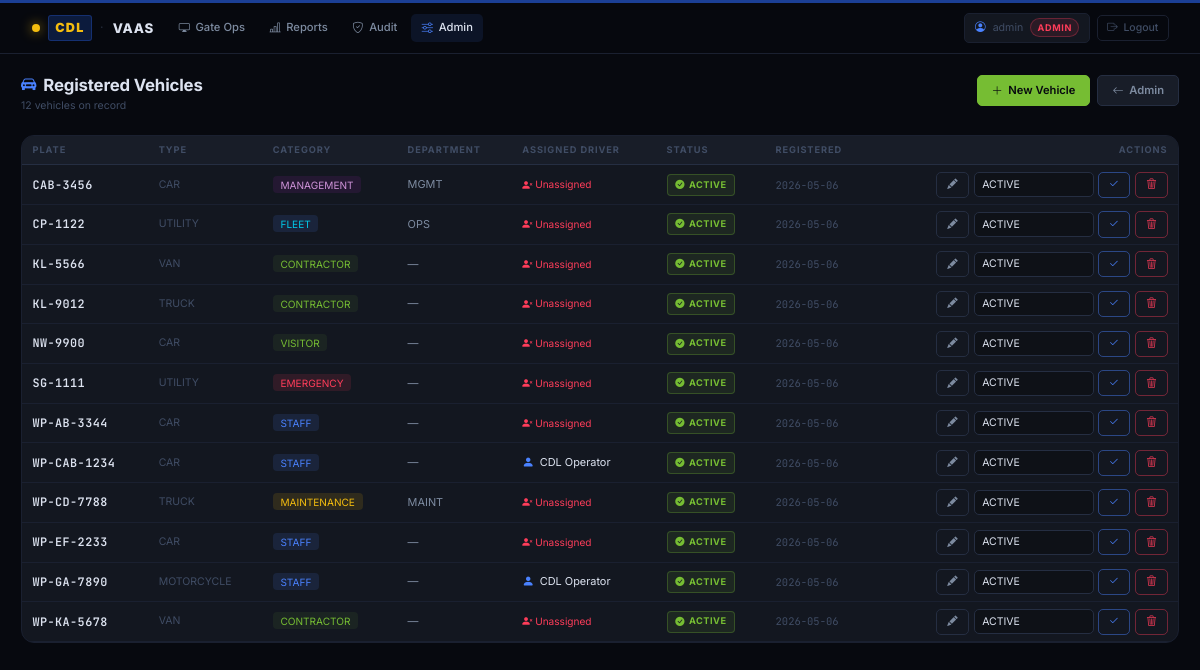
The page /admin/vehicles (signed in) on the database as committed earlier.
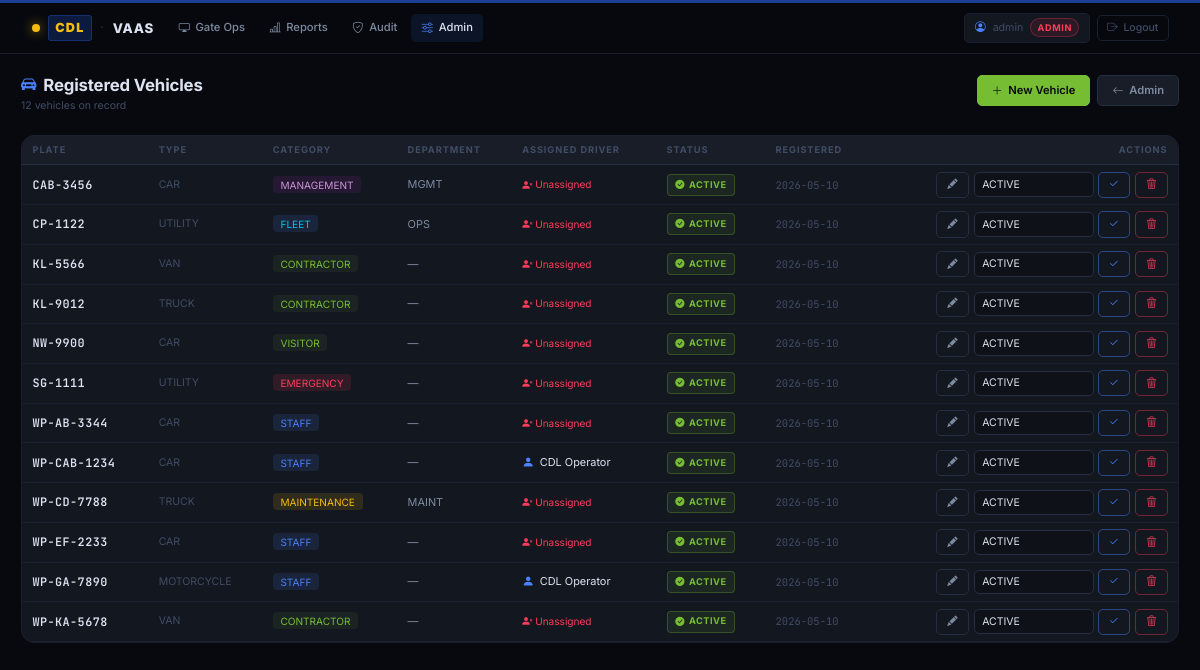
The same page on the database as committed later.
### tables this page shows
CREATE TABLE registered_vehicles (
    plate_number        TEXT PRIMARY KEY,
    vehicle_category    TEXT NOT NULL DEFAULT 'CONTRACTOR'
                        CHECK(vehicle_category IN
                              ('STAFF','CONTRACTOR','MANAGEMENT','FLEET',
                               'VISITOR','EMERGENCY','MAINTENANCE')),
    vehicle_type        TEXT NOT NULL DEFAULT 'CAR'
                        CHECK(vehicle_type IN
                              ('CAR','VAN','TRUCK','MOTORCYCLE','UTILITY')),
    contractor_name     TEXT,
    department          TEXT,
    company_id          TEXT REFERENCES subcontractor_companies(company_id),
    registration_status TEXT NOT NULL DEFAULT 'ACTIVE'
                        CHECK(registration_status IN
                              ('ACTIVE','SUSPENDED','EXPIRED')),
    created_at          TEXT NOT NULL DEFAULT (strftime('%Y-%m-%dT%H:%M:%SZ','now')),
    notes               TEXT
);

CREATE TABLE vehicle_assignments (
    id            INTEGER PRIMARY KEY AUTOINCREMENT,
    user_id       INTEGER NOT NULL REFERENCES users(id) ON DELETE CASCADE,
    plate_number  TEXT    NOT NULL REFERENCES registered_vehicles(plate_number) ON DELETE CASCADE,
    is_active     INTEGER NOT NULL DEFAULT 1,
    assigned_at   TEXT    NOT NULL DEFAULT (strftime('%Y-%m-%dT%H:%M:%SZ','now')),
    removed_at    TEXT
);

### webapp/routes/admin.py (the view)
@admin_bp.route("/vehicles")
@requires_role("ADMIN")
def vehicles():
    db   = g.db
    rows = db.execute("""
        SELECT rv.*,
               va.user_id            AS assigned_user_id,
               u.username            AS assigned_username,
               COALESCE(u.full_name, u.username) AS assigned_driver_name
        FROM registered_vehicles rv
        LEFT JOIN vehicle_assignments va
             ON rv.plate_number = va.plate_number AND va.is_active = 1
        LEFT JOIN users u ON va.user_id = u.id
        ORDER BY rv.plate_number
    """).fetchall()
    return render_template("admin/vehicles.html", rows=rows)

### webapp/auth.py (called while the page is built)
def requires_role(*allowed: str):
    def decorator(fn):
        @wraps(fn)
        def wrapper(*args, **kwargs):
            if "user_id" not in session:
                return redirect(url_for("auth.login", next=request.path))
            user_role = session.get("role", "")
            user_rank = ROLE_RANK.get(user_role, 0)
            min_rank = min(ROLE_RANK[r] for r in allowed)
            if user_rank < min_rank:
                return ("Forbidden — role required: " + " or ".join(allowed)), 403
            return fn(*args, **kwargs)
        return wrapper
    return decorator

### webapp/templates/admin/vehicles.html (shortened to what this page needs)
{% extends "base.html" %}
{% block content %}
<div class="page-header">
  <div class="page-header-left">
    <h1 class="page-title"><i class="bi bi-car-front-fill"></i> Registered Vehicles</h1>
    <p class="page-subtitle">{{ rows|length }} vehicle{{ 's' if rows|length != 1 }} on record</p>
  </div>
  <div class="page-actions">
    <a class="btn btn-success" href="{{ url_for('admin.new_vehicle') }}">
      <i class="bi bi-plus-lg"></i> New Vehicle
    </a>
    <a class="btn btn-secondary" href="{{ url_for('admin.home') }}">
      <i class="bi bi-arrow-left"></i> Admin
    </a>
  </div>
</div>
<div class="panel" style="overflow:hidden">
  <div style="overflow-x:auto">
    <table class="vaas-table">
      <thead>
        <tr>
          <th>Plate</th>
          <th>Type</th>
          <th>Category</th>
          <th>Department</th>
          <th>Assigned Driver</th>
          <th>Status</th>
          <th>Registered</th>
          <th style="text-align:right">Actions</th>
        </tr>
      </thead>
      <tbody>
      {% for r in rows %}
        <tr>
          <td class="plate-cell">{{ r.plate_number }}</td>
          <td style="color:var(--text-muted);font-size:.75rem">
            {{ r.vehicle_type or 'CAR' }}
          </td>
          <td>
            <span style="font-size:.72rem;padding:.18rem .55rem;border-radius:4px;
              background:{% if r.vehicle_category=='STAFF' %}rgba(74,130,255,.12)
              {% elif r.vehicle_category=='MANAGEMENT' %}rgba(156,39,176,.12)
              {% elif r.vehicle_category=='EMERGENCY' %}rgba(255,61,90,.12)
              {% elif r.vehicle_category=='FLEET' %}rgba(74,130,255,.12)
              {% elif r.vehicle_category=='MAINTENANCE' %}rgba(244,189,15,.12)
              {% else %}rgba(118,189,51,.08){% endif %};
              color:{% if r.vehicle_category=='STAFF' %}var(--blue)
              {% elif r.vehicle_category=='MANAGEMENT' %}#ce93d8
              {% elif r.vehicle_category=='EMERGENCY' %}var(--red)
              {% elif r.vehicle_category=='FLEET' %}var(--cyan)
              {% elif r.vehicle_category=='MAINTENANCE' %}var(--amber)
              {% else %}var(--green){% endif %}">
              {{ r.vehicle_category }}
            </span>
          </td>
          <td style="color:var(--text-secondary);font-size:.78rem">
            {{ r.department or '—' }}
          </td>
          <td style="font-size:.78rem">
            {% if r.assigned_driver_name %}
              <div style="display:flex;align-items:center;gap:.4rem">
                <i class="bi bi-person-fill" style="color:var(--blue);font-size:.85rem"></i>
                <span style="color:var(--text-primary)">{{ r.assigned_driver_name }}</span>
              </div>
            {% else %}
              <span style="color:var(--red);font-size:.72rem">
                <i class="bi bi-person-x-fill"></i> Unassigned
              </span>
            {% endif %}
          </td>
          <td>
            {% if r.registration_status == 'ACTIVE' %}
              <span class="badge-status bs-ok">
                <i class="bi bi-check-circle-fill"></i> Active
              </span>
            {% elif r.registration_status == 'SUSPENDED' %}
              <span class="badge-status bs-late">
                <i class="bi bi-pause-circle-fill"></i> Suspended
              </span>
            {% else %}
              <span class="badge-status bs-rejected">
                <i class="bi bi-x-circle-fill"></i> {{ r.registration_status }}
              </span>
            {% endif %}
          </td>
          <td style="color:var(--text-muted);font-size:.75rem;font-family:var(--font-mono)">
            {{ r.created_at[:10] if r.created_at else '—' }}
          </td>
          <td style="text-align:right;white-space:nowrap">
            <div style="display:inline-flex;align-items:center;gap:.4rem">
              <a class="btn btn-sm btn-outline-secondary"
                 href="{{ url_for('admin.edit_vehicle', plate=r.plate_number) }}"
                 title="Edit vehicle">
                <i class="bi bi-pencil-fill"></i>
              </a>
              <form class="d-inline-flex align-items-center gap-1" method="post"
                    action="{{ url_for('admin.update_status', plate=r.plate_number) }}">
                <select name="status"
                        class="form-select form-select-sm"
                        style="width:120px;font-size:.75rem;padding:.25rem .5rem">
                  <option {% if r.registration_status=='ACTIVE'    %}selected{% endif %}>ACTIVE</option>
                </select>
                <button class="btn btn-sm btn-outline-primary" title="Update status">
                  <i class="bi bi-check2"></i>
                </button>
              </form>
              <form class="d-inline" method="post"
                    action="{{ url_for('admin.delete_vehicle', plate=r.plate_number) }}"
                    onsubmit="return confirm('Permanently delete {{ r.plate_number }}?')">
                <button class="btn btn-sm btn-outline-danger" title="Delete vehicle">
                  <i class="bi bi-trash3"></i>
                </button>
              </form>
            </div>
          </td>
        </tr>
      {% endfor %}
      </tbody>
    </table>
  </div>
</div>
{% endblock %}

### webapp/templates/base.html (shortened to what this page needs)
<!doctype html>
<html lang="en" data-bs-theme="dark">
<head>
<link rel="stylesheet" href="https://cdn.jsdelivr.net/npm/bootstrap@5.3.3/dist/css/bootstrap.min.css">
<link rel="stylesheet" href="https://cdn.jsdelivr.net/npm/bootstrap-icons@1.11.3/font/bootstrap-icons.min.css">
<link rel="stylesheet" href="{{ url_for('static', filename='css/app.css') }}">
</head>
<body>
<nav class="navbar navbar-expand-lg">
  <div class="container-fluid px-3">
    <a class="navbar-brand" href="{{ url_for('index') if 'index' in (url_for('index') or '') else '/' }}">
      <div class="brand-dot"></div>
      <span class="brand-cdl">CDL</span>
      <span class="brand-sep">·</span>
      VAAS
    </a>
    <div class="collapse navbar-collapse" id="mainNav">
      <ul class="navbar-nav me-auto gap-1 mt-2 mt-lg-0">
        {% if session.user_id %}
          <li class="nav-item">
            <a class="nav-link {% if request.endpoint and 'operator' in request.endpoint %}active{% endif %}"
               href="{{ url_for('operator.dashboard') }}">
              <i class="bi bi-display"></i> Gate Ops
            </a>
          </li>
          {% if session.role in ['MANAGER','ADMIN'] %}
            <li class="nav-item">
              <a class="nav-link {% if request.endpoint and 'manager' in request.endpoint %}active{% endif %}"
                 href="{{ url_for('manager.home') }}">
                <i class="bi bi-bar-chart-line"></i> Reports
              </a>
            </li>
            <li class="nav-item">
              <a class="nav-link {% if request.endpoint and 'audit' in (request.endpoint or '') %}active{% endif %}"
                 href="{{ url_for('manager.audit') }}">
                <i class="bi bi-shield-check"></i> Audit
              </a>
            </li>
          {% endif %}
          {% if session.role == 'ADMIN' %}
            <li class="nav-item">
              <a class="nav-link {% if request.endpoint and request.endpoint.startswith('admin') %}active{% endif %}"
                 href="{{ url_for('admin.home') }}">
                <i class="bi bi-sliders"></i> Admin
              </a>
            </li>
          {% endif %}
        {% endif %}
      </ul>
      <ul class="navbar-nav align-items-center gap-2 mt-2 mt-lg-0">
        {% if session.user_id %}
          <li class="nav-item">
            <div class="nav-user">
              <i class="bi bi-person-circle" style="color:var(--blue)"></i>
              <span>{{ session.username }}</span>
              <span class="role-badge role-{{ session.role }}">{{ session.role }}</span>
            </div>
          </li>
          <li class="nav-item">
            <a class="nav-link nav-logout" href="{{ url_for('auth.logout') }}">
              <i class="bi bi-box-arrow-right"></i> Logout
            </a>
          </li>
        {% endif %}
      </ul>
    </div>
  </div>
</nav>
<main class="page-wrapper">
  {% block content %}{% endblock %}
</main>
</body>
</html>

Rows that differ between the two databases and show on the page:
changed registered_vehicles "CAB-3456": created_at "2026-05-06" → "2026-05-10"
changed registered_vehicles "CP-1122": created_at "2026-05-06" → "2026-05-10"
changed registered_vehicles "KL-5566": created_at "2026-05-06" → "2026-05-10"
changed registered_vehicles "KL-9012": created_at "2026-05-06" → "2026-05-10"
changed registered_vehicles "NW-9900": created_at "2026-05-06" → "2026-05-10"
changed registered_vehicles "SG-1111": created_at "2026-05-06" → "2026-05-10"
changed registered_vehicles "WP-AB-3344": created_at "2026-05-06" → "2026-05-10"
changed vehicle_assignments "WP-CAB-1234": created_at "2026-05-06" → "2026-05-10"
changed registered_vehicles "WP-CD-7788": created_at "2026-05-06" → "2026-05-10"
changed registered_vehicles "WP-EF-2233": created_at "2026-05-06" → "2026-05-10"
changed vehicle_assignments "WP-GA-7890": created_at "2026-05-06" → "2026-05-10"
changed registered_vehicles "WP-KA-5678": created_at "2026-05-06" → "2026-05-10"
